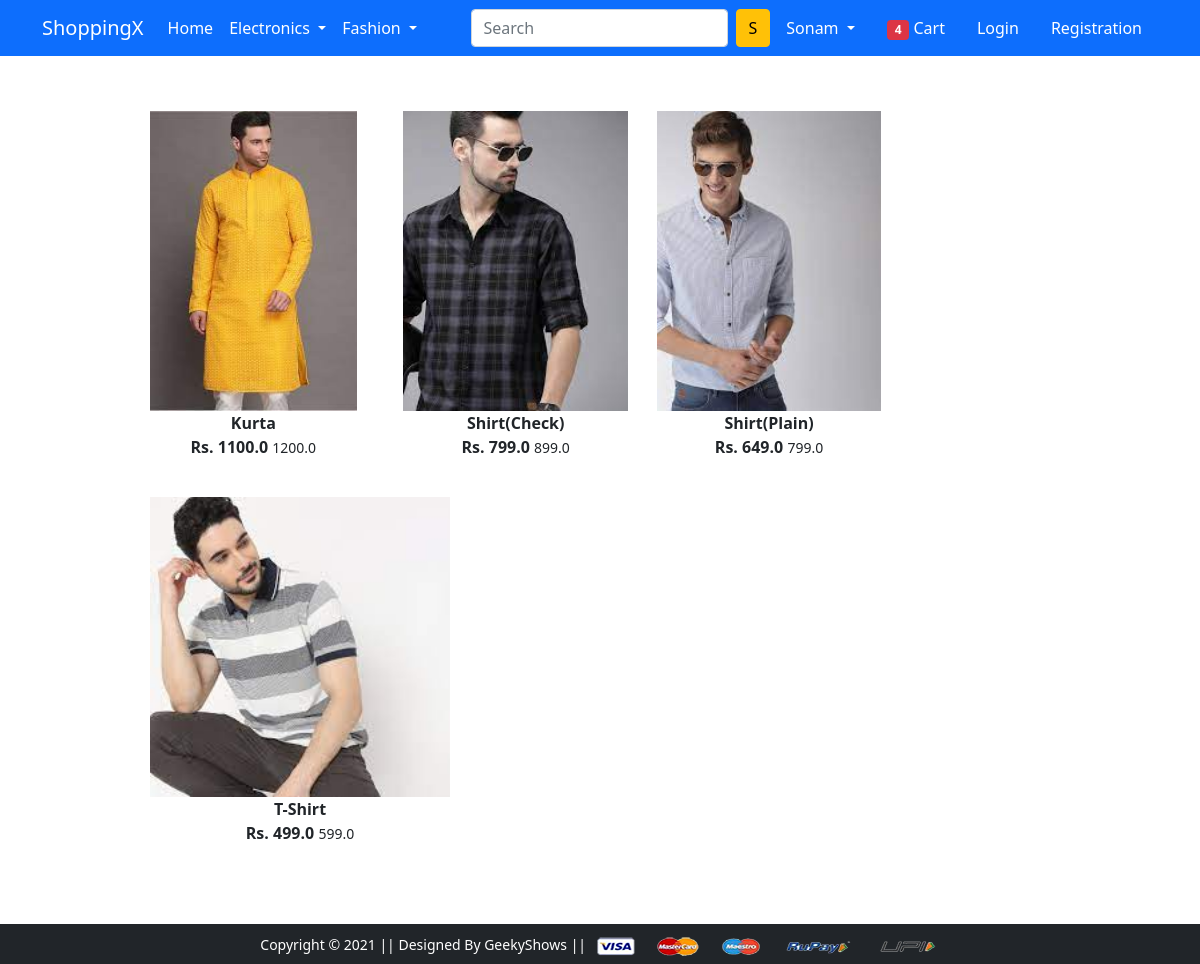
Screenshot of /topwear with the database file from the repository.
### app/models.py (models this page shows)
class Product(models.Model):
    title = models.CharField( max_length=100)
    selling_price = models.FloatField()
    discounted_price = models.FloatField()
    description = models.TextField()
    brand = models.CharField( max_length=100)
    category = models.CharField(max_length=2,choices = Category_choices)
    product_image = models.ImageField( upload_to='producting', height_field=None, width_field=None, max_length=None)

### app/views.py (the view)
# urls.py: path('topwear', views.topwear, name='topwear'),
def topwear(request,data=None):
  if data==None:
   topwear = Product.objects.filter(category='TW')
  else :
   topwear = Product.objects.filter(category='TW').filter(brand = data)
  return render(request,'app/topwear.html',{'topwear':topwear})

### app/templates/app/topwear.html (shortened to what this page needs)
{% extends 'app/base.html' %}
{% load static %}
{% block main-content %}
<div class="container my-5">
    <div class="row">
        <div class="col-sm-8 offset-sm-1">
            <div class="row">
                {% for product in topwear %}
                <div class="col-sm-4 text-center mb-4">
                    <a href="{% url 'product-detail' product.id %}" class="btn">
                        <div class="item">
                            <img src="{{product.product_image.url}}" alt="" height="300" class="">
                            <div class="fw-bold">{{product.title}}</div>
                            <div class="fw-bold">
                                Rs. {{product.discounted_price}}
                                <small class="fw-light text-decolration-line-through">
                                    {{product.selling_price}}
                                </small>
                            </div>
                        </div>
                    </a>
                </div>
                {% endfor %}
            </div>
        </div>
    </div>
</div>
{% endblock main-content %}

### rows the page displays
Product: product_image (picture), title "Kurta", discounted_price "1100.0", selling_price "1200.0"
Product: product_image (picture), title "Shirt(Check)", discounted_price "799.0", selling_price "899.0"
Product: product_image (picture), title "Shirt(Plain)", discounted_price "649.0", selling_price "799.0"
Product: product_image (picture), title "T-Shirt", discounted_price "499.0", selling_price "599.0"
